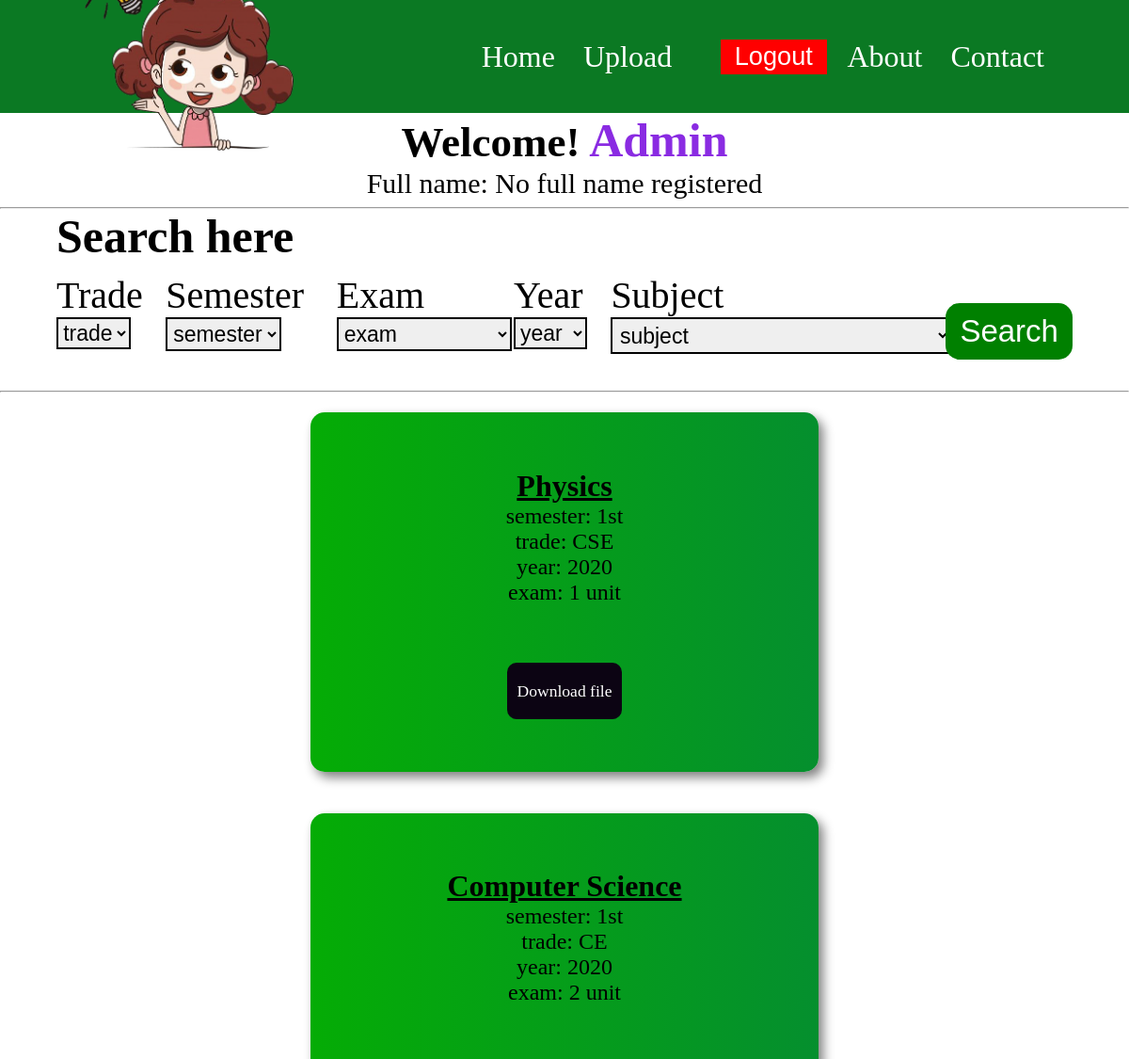
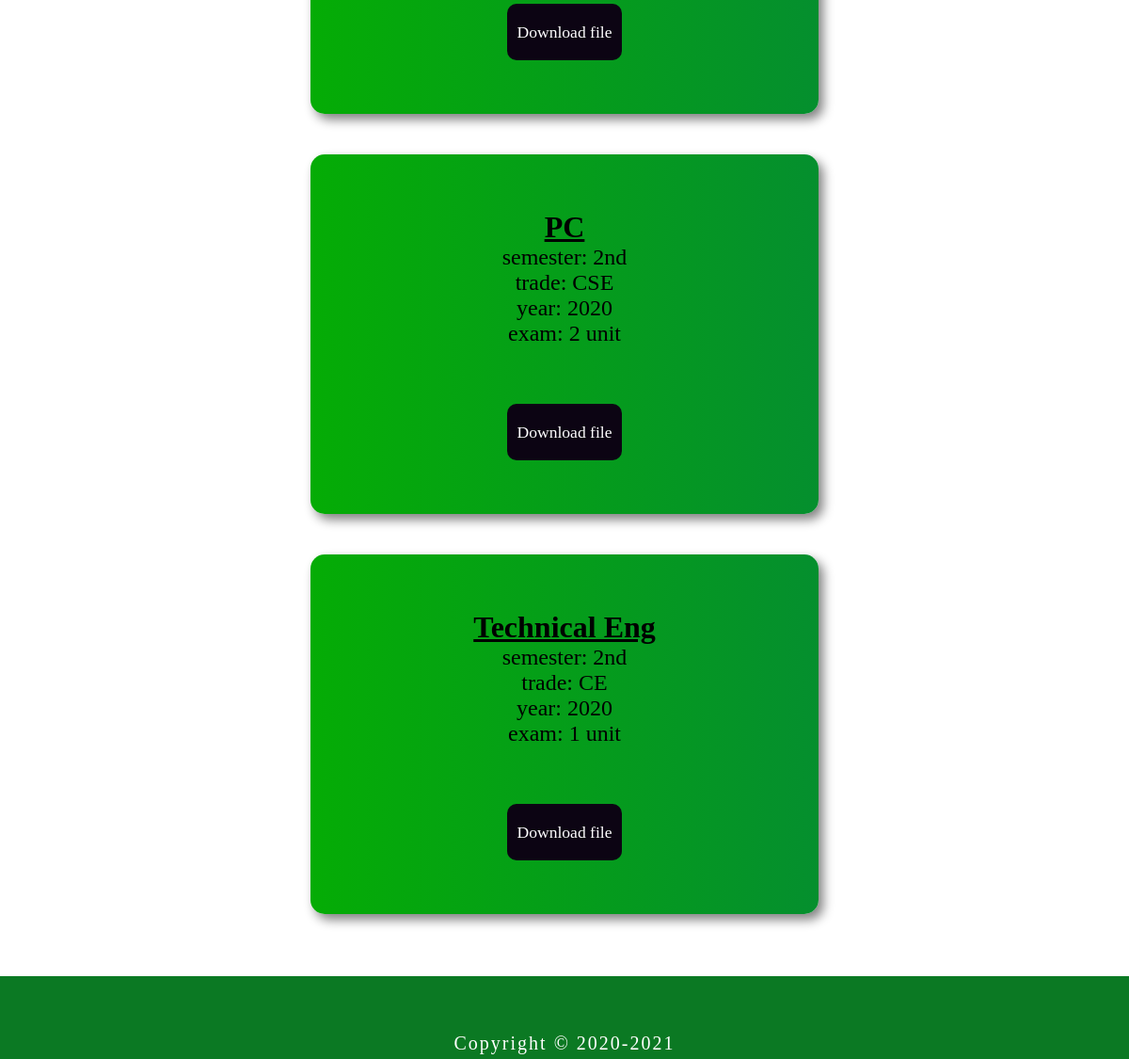
Screenshot of / (signed in) with the database file from the repository (2 pictures, top to bottom).
### home/models.py (models this page shows, shortened)
class Question(models.Model):
    trade = models.CharField(max_length = 10)
    semester = models.CharField(max_length = 10)
    subject = models.CharField(max_length = 20)
    exam = models.CharField(max_length = 10)
    year_of_exm = models.CharField(max_length = 10)
    file = CloudinaryField(resource_type ='image',folder = 'questions_Qpaper')
    owner = models.ForeignKey(User, on_delete = models.CASCADE)
    date_published = models.DateTimeField()

### home/views.py (the view)
# urls.py: 2. Add a URL to urlpatterns:  path('', views.home, name='home')
def home(r):
   if r.method == 'GET':
       fiels = Question.objects.all().order_by('-date_published')
       yr = Year.objects.all()
       return render(r,'index.html',{'fiels':fiels,'yr':yr,'sems':sem_choices,'trades':trade_choices,'exm':exm_choices,'subject':subject_choices})

### account/emailbackend.py (called while the page is built)
    def get_user(self,user_id):
        try:
            return User.objects.get(pk = user_id)
        except User.DoesNotExist:
            return None

### home/templates/index.html (shortened to what this page needs)
{% extends 'base.html' %}
  {% load static%}
  {% block style%}
<link rel="stylesheet" href="{% static 'css/index.css' %}" />
{% endblock %}
{% block search %}
<section id="search">
  <div class="search-container">
    <h2>Search here</h2>
    <form class="" action="{% url 'home:search' %}" method="get">
      <div class="row-search">
        <div class="col">
          <label for="">Trade</label>
          <select class="" name="trade_sec">
            <option selected="true" disabled="true">TRADE</option>
          </select>
        </div>
        <div class="col">
          <label for="">Semester</label>
          <select class="" name="sem_sec">
            <option selected="true" disabled="true">SEMESTER</option>
          </select>
        </div>
        <div class="col">
          <label for="">Exam</label>
          <select class="" name="exm">
            <option selected="true" disabled="true">EXAM</option>
          </select>
        </div>
        <div class="col">
          <label for="">Year</label>
          <select class="" name="year_sec">
            <option selected="true" disabled="true">Year</option>
          </select>
        </div>
        <div class="col">
          <label for="">Subject</label>
          <select class="" name="sub_sec">
            <option selected="true" disabled="true">Subject</option>
          </select>
        </div>
        <div class="search-btn-container">
          <input type="submit" name="" value="Search" class="btn" />
        </div>
      </div>
    </form>
  </div>
</section>
<hr />
{% endblock %}
{% block content %}
 <section id="files">
  <div class="files-container">
 {% if fiels %}
 {% for i in fiels %}
 <a class="detail-link" href="{% url 'home:detail' i.id %}">
     <div class="card-container">
       <div class="card-body">
           <ul>
             <h3>{{i.subject}}</h3>
             <li>semester: {{i.semester}}</li>
             <li>trade: {{i.trade}}</li>
             <li>year: {{i.year_of_exm}}</li>
             <li>exam: {{i.exam}}</li>
           </ul>
       </div>
       <div class="card-download">
              <a class="card-btn" href="{{i.file.url}}" target="_blank">Download file</a>
       </div>
     </div>
    </a>
     {% endfor %}
  {% else %}
  <div class="no-files">
    <h3>No files yet!!! You can upload or let your friends upload</h3>
  </div>
  {% endif %}
  </div>
 </section>
{% endblock %}

### home/templates/base.html (shortened to what this page needs)
<!DOCTYPE html>
{% load static %}
<html lang="en">
<head>
    <link rel="stylesheet" href="{% static 'css/base.css' %}">
    {% block style%}
    {% endblock %}
</head>
<body>
<header>
  <div class="header-container">
    <div class="logo-container">
      <a href="{% url 'home:home' %}"><img src="{% static 'images/logo.png' %}" alt="logo for qpaper mit "></a>
    </div>
    <nav class="navbar">
      <ul class="items">
        <li class="item"><a href="{% url 'home:home' %}">Home</a></li>
        {% if user.is_authenticated %}
        <li class="item"><a href="{% url 'home:upload' %}">Upload</a></li>
        <form class="lg-form" method="post" action="{% url 'account:logout_user' %}">
          <input class="item log-lg" type="submit" value="Logout">
      </form>
        {% else %}
        <li class="item"><a href="{% url 'account:signin_user' %}">Login</a></li>
        <li class="item"><a href="{% url 'account:signup_user' %}">Register</a></li>
        {% endif %}
        <li class="item"><a href="{% url 'home:aboutpage' %}">About</a></li>
        <li class="item"><a href="{% url 'home:contactme' %}">Contact</a></li>
      </ul>
    </nav>
  </div>
</header>
<section class="welcome">
  {% if user.is_authenticated %}
  <h3>Welcome!<span> {{user.username}}</span></h3>
    {% if user.first_name and  user.last_name %}
    <p>Full name: {{user.first_name}} {{user.last_name}}</p>
    {% else %}
    <p>Full name: No full name registered</p>
    {% endif %}
  {% else %}
  <h1>Login to share Questions and Answers</h1>
  {% endif %}
</section>
   <hr>
   {% block search %}
   {% endblock %}
   {% block content %}
   {% endblock %}
<section id="footer">
<footer>
  <p>Copyright &copy 2020-2021</p>
</footer>
</section>
</body>
</html>

### static/css/base.css (style rules this page uses)
* { padding: 0; margin: 0; box-sizing: border-box; }
body { background-image: linear-gradient(90deg, white,grey,0.6); height: 100%; }
header { width: 100%; background-color: rgb(11, 121, 35); }
.header-container { width: 90%; height: 15vh; margin: auto; display: flex; justify-content: center; align-items: center; }
.logo-container,nav,.items,.menu { display: flex; }
.logo-container { flex: 1; align-items: center; justify-content: flex-start; }
.logo-container img { width: 160px; cursor: pointer; }
.navbar { display: none; justify-content: flex-end; flex: 2; align-items: center; justify-content: center; width: 100%; }
.items { width: 100%; list-style: none; justify-content: flex-end; }
.item { display: inline-block; margin-right: 30px; }
.item a { color: #000; text-decoration: none; font-size: 100%; }
.welcome { width: 100%; height: 100px; text-align: center; background-color: transparent; }
.welcome h3 { font-size: 45px; }
.welcome span { font-size: 50px; color: blueviolet; text-transform: capitalize; }
.welcome p { font-size: 30px; }
#footer { width: 100%; height: 8vh; background-color: rgb(11, 121, 35); margin-top: 45px; }
#footer footer { text-align: center; padding: 5% 0 0; margin-bottom: 0; }
#footer footer p { color: white; font-size: 20px; letter-spacing: 2px; }
@media screen and (min-width:999px) { .navbar { display: flex; } }
@media screen and (min-width:999px) { .logo-container img { width: 70%; } }
@media screen and (min-width:999px) { #footer { height: 11vh; } }
@media screen and (min-width:999px) { .navbar .items .item a { font-size: 2rem; color: #fff; font-weight: lighter; } }
@media screen and (min-width:999px) { .log-lg { height: 100%; width: 100%; background-color: red; color: #fff; font-size: 1.7rem; border: none; outline: none; } }
@media screen and (min-width:999px) { .lg-form { margin: 0 3%; } }

### static/css/index.css (style rules this page uses)
* { box-sizing: border-box; padding: 0; margin: 0; }
.row-search { height: 100%; display: flex; flex-direction: column; align-items: flex-start; justify-content: center; }
.col label { font-size: 40px; }
.col select { font-size:23px; text-transform: lowercase; padding: 1%; border: 2px solid black; }
#search { width: 100%; height: 100%; position: relative; }
.search-container { width: 90%; height: 100%; margin: auto; }
.search-container h2 { font-size: 50px; margin-bottom: 10px; }
.search-btn-container { margin-top: 3%; width: 200px; height: 60px; margin-bottom: 3%; }
.search-btn-container .btn { width: 100%; height: 100%; font-size: 33px; border-radius: 15px; color: #fff; background-color: green; border: none; outline: none; cursor: pointer; }
#files { width: 100%; height: 100%; }
.files-container { width: 90%; margin: auto; height: 100%; display: flex; justify-content: space-around; align-items: center; flex-direction: column; }
.detail-link { text-decoration: none; color: #000; width: 100%; }
.card-container { border: none; border-radius: 15px; background-image: linear-gradient(90deg,rgb(5, 172, 5),rgb(5, 143, 46)); box-shadow: 5px 6px 12px grey; width: 80%; height: 30vh; text-align: center; display: flex; justify-content: center; flex-direction: column; align-items: center; padding-bottom: 7%; margin: 2% 2% ; padding-top: 3%; }
.card-body { width: 100%; height: 100%; padding: 5%; margin-bottom: 3%; cursor: pointer; }
a { font-size: 33px; list-style: none; text-decoration: none; }
.card-body ul li { font-size: 37px; list-style: none; text-decoration: none; }
.card-body ul h3 { font-size: 43px; color:rgb(0, 0, 0); text-decoration: underline; }
.card-download { width: 100%; height: 100%; margin-top: 7%; }
.card-btn { width: 100%; padding: 20px 10px; border-radius: 10px; background-color: rgb(12, 4, 19); color: #fff; }
@media screen and (min-width:550px) { .card-container { width: 50%; height: auto; } }
@media screen and (min-width:550px) { .card-body ul h3 { font-size: 2rem; } }
@media screen and (min-width:550px) { .card-body ul li { font-size: 1.5rem; list-style: none; text-decoration: none; } }
@media screen and (min-width:550px) { .card-download a { font-size: 1.1rem; list-style: none; text-decoration: none; } }
@media screen and (min-width:999px) { .row-search { height: 100%; display: flex; flex-direction: row; align-items: flex-start; justify-content: space-around; } }

### rows the page displays
Question: subject "Physics", semester "1st", trade "CSE", year_of_exm "2020", exam "1 unit"
Question: subject "Computer Science", semester "1st", trade "CE", year_of_exm "2020", exam "2 unit"
Question: subject "PC", semester "2nd", trade "CSE", year_of_exm "2020", exam "2 unit"
Question: subject "Technical Eng", semester "2nd", trade "CE", year_of_exm "2020", exam "1 unit"

### other values shown
{{ user.username }} "Admin"
